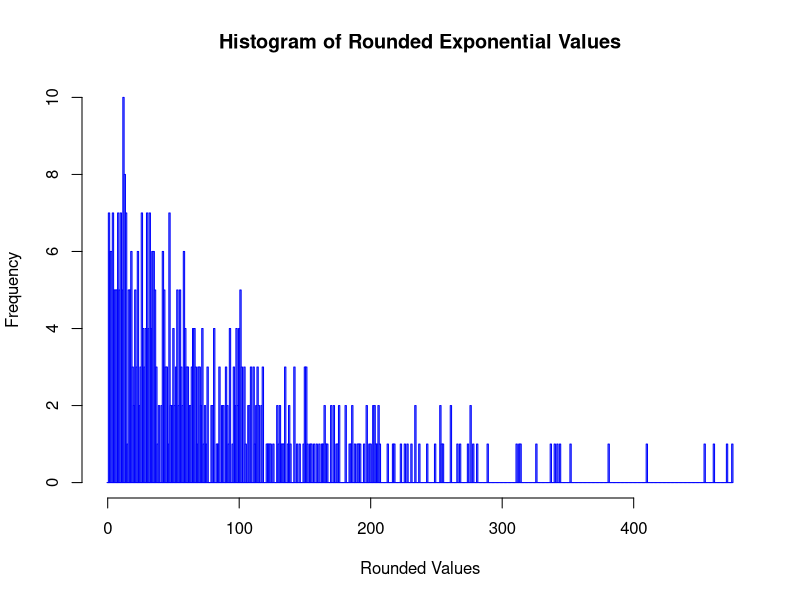
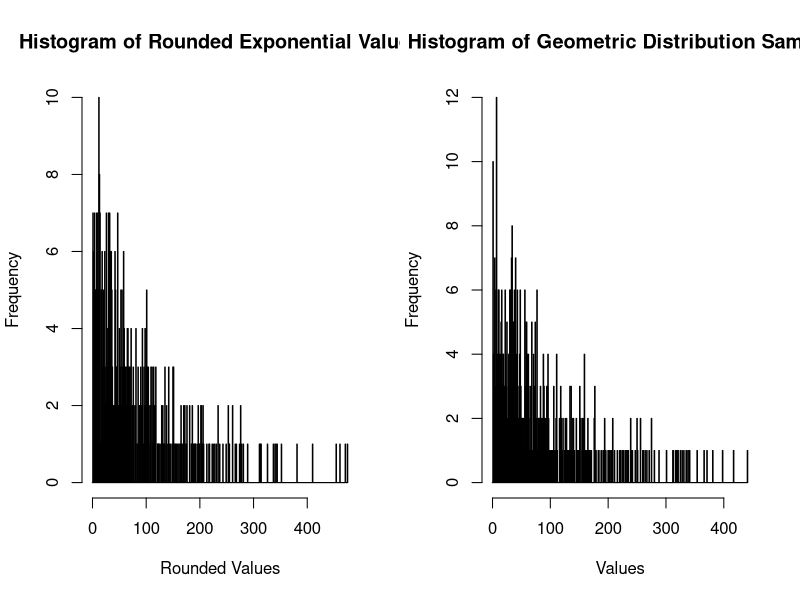
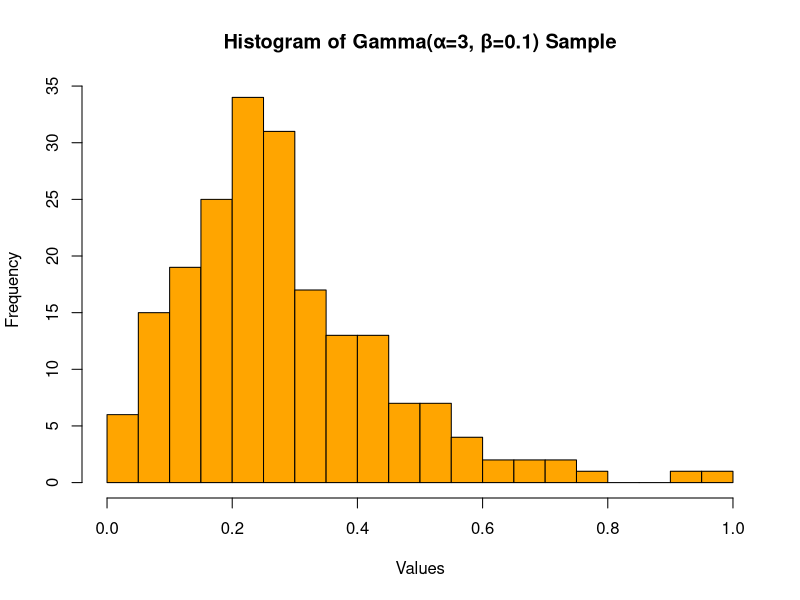
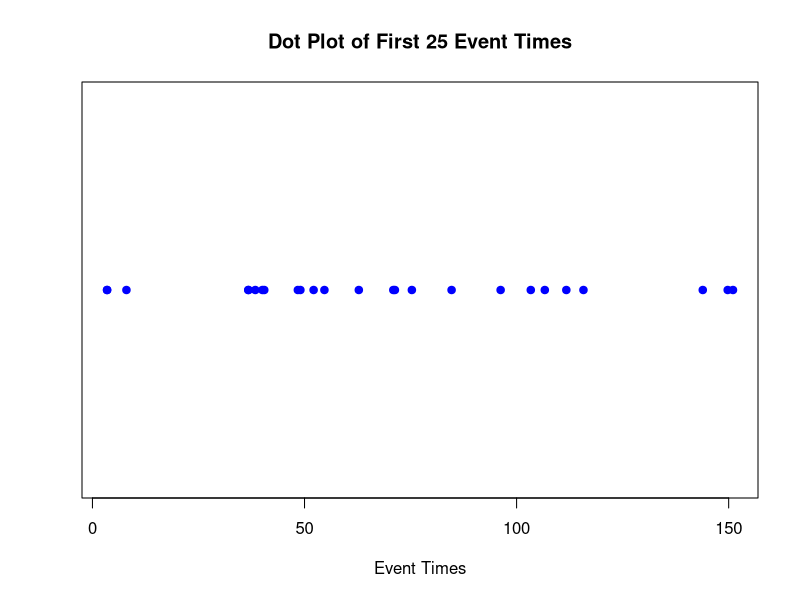
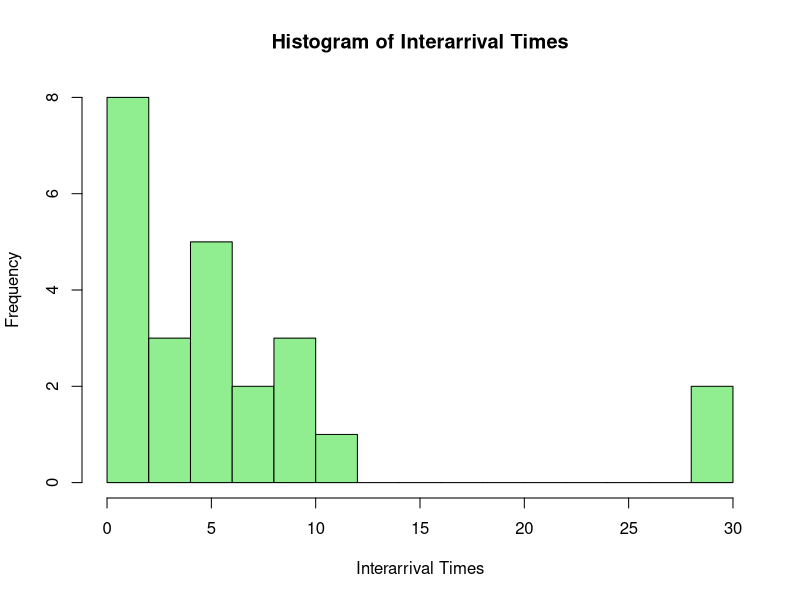
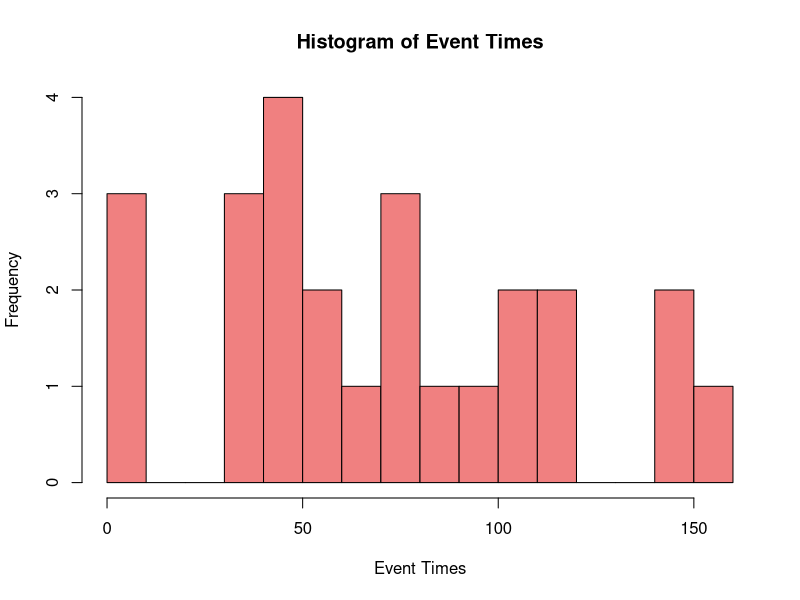

These figures' R source, in order:
# A discrete distribution that we have used for integer durations (waiting times) is Geometric. 
# It can be obtained from rounding the Exponential values.

# a) Generate 500 Exponential r.v.’s with a mean 88. Now, round the values up (use ceiling function).
set.seed(69420)
mu <- 88
exp_values <- rexp(500, rate = 1/mu)
c_exp_values <- ceiling(exp_values)

# b) Make a graph and convince yourselves that you are dealing with Geometric distribution.
par(mfrow = c(1, 1))
hist(c_exp_values, 
     breaks = seq(-0.5, max(c_exp_values) + 0.5, by = 1), # fixes breaks to integers to make it look better
     main = "Histogram of Rounded Exponential Values", 
     xlab = "Rounded Values", 
     ylab = "Frequency", 
     col = "lightblue",
     border = "blue") # all that can be seen are the borders

# c) What is the parameter p of this distribution? [Hint: try to evaluate P(Y=1) using Exponential CDF.
p <- pexp(1, rate = 1/mu) # P(Y=1) = P(0 < X ≤ 1) = F(1) - F(0) = F(1)
print(p)

# d) Verify your guess by generating a sample from Geometric (rgeom function) with that parameter and comparing results.
geom_sample <- rgeom(500, prob = p) + 1  # +1 because rgeom gives number aof failures before first success

par(mfrow = c(1, 2))

hist(c_exp_values, 
     breaks = seq(-0.5, max(c_exp_values) + 0.5, by = 1),
     main = "Histogram of Rounded Exponential Values", 
     xlab = "Rounded Values", 
     ylab = "Frequency", 
     col = "lightblue")

hist(geom_sample, 
     breaks = seq(-0.5, max(geom_sample) + 0.5, by = 1), 
     main = "Histogram of Geometric Distribution Sample", 
     xlab = "Values", 
     ylab = "Frequency", 
     col = "purple")


# 2) Generate a sample of 200 Gamma(α = 3, β = 0.1) r.v.’s by the summation method

alpha <- 3
beta <- 0.1
rate <- 1 / beta
n <- 200

gamma_sample <- numeric(n) # init

for (i in 1:n) {
  exp_values <- rexp(alpha, rate = rate)  # generate 3 exponentials
  gamma_sample[i] <- sum(exp_values) # gamma = sum of exponentials at alpha = 1
}

par(mfrow = c(1, 1))

hist(gamma_sample,
     breaks = 20,
     col = "orange",
     main = "Histogram of Gamma(α=3, β=0.1) Sample",
     xlab = "Values",
     ylab = "Frequency")

# 3) Poisson stuff
# a) Make a dot plot of first 25 event times (Hint: make a new vector with only the first 25 values. Use the value of "y" equal to a vector of ones)
data <- read.csv("lab8/eq_time.csv")
event_times <- data$time[1:25]
y_values <- rep(1, 25) # y values all set to 1

par(mfrow = c(1, 1))
plot(event_times, y_values, 
     xlab = "Event Times", 
     ylab = "", 
     main = "Dot Plot of First 25 Event Times", 
     yaxt = 'n', # no y axis
     pch = 19,
     col = "blue")

# b) Compute the differences between event times to obtain interarrival times for earthquakes. Make a histogram of the results. Do they appear exponentially distributed?
interarrival_times <- diff(event_times) # differences between even time values

par(mfrow = c(1, 1))
hist(interarrival_times,
     breaks = 20,
     col = "lightgreen",
     main = "Histogram of Interarrival Times",
     xlab = "Interarrival Times",
     ylab = "Frequency")

# c) Estimate the mean time between earthquakes in minutes.
mean_interarrival_days <- mean(interarrival_times)
mean_interarrival_minutes <- mean_interarrival_days * 24 * 60

print(mean_interarrival_minutes)

# d) Make a histogram of the even times.
par(mfrow = c(1, 1))
hist(event_times,
     breaks = 20,
     col = "lightcoral",
     main = "Histogram of Event Times",
     xlab = "Event Times",
     ylab = "Frequency")